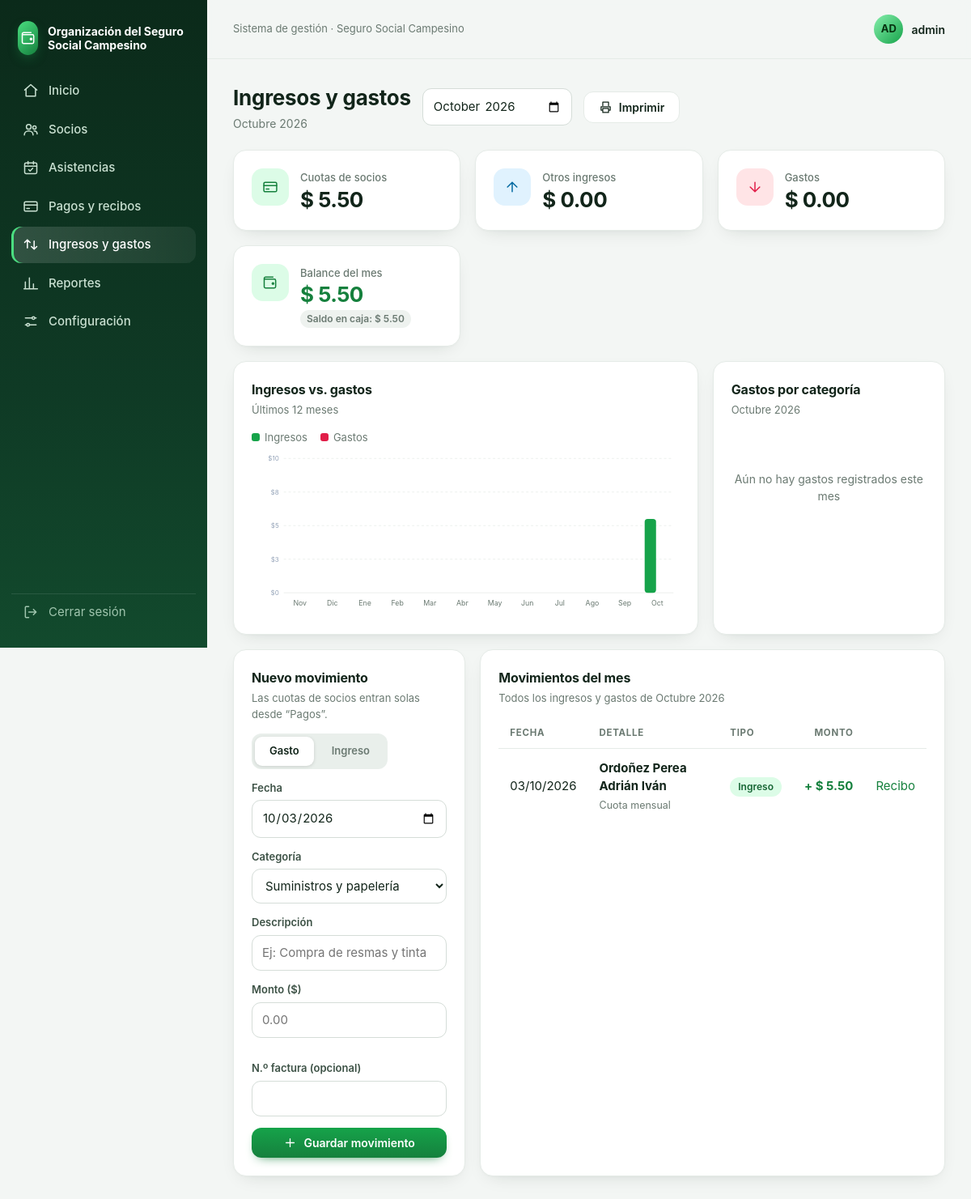
Page /finanzas (signed in) on the committed database.
### tables this page shows
CREATE TABLE config (
  clave TEXT PRIMARY KEY,
  valor TEXT NOT NULL
);

CREATE TABLE pagos (
  id INTEGER PRIMARY KEY AUTOINCREMENT,
  socio_id INTEGER NOT NULL REFERENCES socios(id),
  mes TEXT NOT NULL,
  concepto TEXT NOT NULL,
  monto REAL NOT NULL,
  fecha TEXT NOT NULL,
  forma_pago TEXT NOT NULL DEFAULT 'efectivo',
  observacion TEXT,
  anulado INTEGER NOT NULL DEFAULT 0,
  registrado_por TEXT
);

### app.py (the view)
@app.route("/finanzas")
@login_required
def finanzas():
    db = get_db()
    mes = request.args.get("mes", mes_actual())
    filas = db.execute(
        """SELECT 'pago' AS origen, p.id, p.fecha, 'ingreso' AS tipo, p.concepto AS categoria,
                  (s.apellidos || ' ' || s.nombres) AS descripcion, p.monto, p.anulado, '' AS comprobante
             FROM pagos p JOIN socios s ON s.id = p.socio_id WHERE substr(p.fecha,1,7) = ?
           UNION ALL
           SELECT 'mov', m.id, m.fecha, m.tipo, m.categoria, m.descripcion, m.monto, m.anulado,
                  COALESCE(m.comprobante, '') FROM movimientos m WHERE substr(m.fecha,1,7) = ?
           ORDER BY fecha DESC, id DESC""", (mes, mes)).fetchall()
    cuotas = sum(f["monto"] for f in filas if f["origen"] == "pago" and not f["anulado"])
    otros = sum(f["monto"] for f in filas if f["origen"] == "mov" and f["tipo"] == "ingreso" and not f["anulado"])
    gastos = sum(f["monto"] for f in filas if f["tipo"] == "gasto" and not f["anulado"])
    return render_template("finanzas.html", mes=mes, filas=filas, cuotas=cuotas, otros=otros,
                           gastos=gastos, saldo=saldo_total(), serie=serie_mensual(meses_atras(12)),
                           cats=gastos_por_categoria(mes), hoy=date.today().isoformat(),
                           cat_gasto=CATEGORIAS_GASTO, cat_ingreso=CATEGORIAS_INGRESO)

### app.py (called while the page is built)
@app.template_filter("money")
def f_money(v):
    v = float(v or 0)
    return f"-$ {abs(v):,.2f}" if v < 0 else f"$ {v:,.2f}"

@app.template_filter("fdate")
def f_fdate(s):
    try:
        y, m, d = s.split("-")
        return f"{d}/{m}/{y}"
    except Exception:
        return s or ""

@app.template_filter("mes_largo")
def f_mes_largo(ym):
    try:
        return f"{MESES[int(ym[5:7]) - 1]} {ym[:4]}"
    except Exception:
        return ym

def get_db():
    if "db" not in g:
        g.db = sqlite3.connect(DB_PATH)
        g.db.row_factory = sqlite3.Row
        g.db.execute("PRAGMA foreign_keys = ON")
    return g.db

def cfg(clave):
    r = get_db().execute("SELECT valor FROM config WHERE clave = ?", (clave,)).fetchone()
    return r["valor"] if r else ""

@app.context_processor
def inyectar():
    return {"org": cfg("organizacion")}

def login_required(f):
    @wraps(f)
    def envoltura(*a, **kw):
        if "usuario" not in session:
            return redirect(url_for("login"))
        return f(*a, **kw)
    return envoltura

def mes_actual():
    return date.today().strftime("%Y-%m")

def meses_atras(n):
    hoy = date.today()
    y, m, out = hoy.year, hoy.month, []
    for _ in range(n):
        out.append(f"{y}-{m:02d}")
        m -= 1
        if m == 0:
            m, y = 12, y - 1
    return out[::-1]

def serie_mensual(meses):
    db = get_db()
    ing = {m: 0.0 for m in meses}
    gas = {m: 0.0 for m in meses}
    desde = meses[0] + "-01"
    for r in db.execute("SELECT substr(fecha,1,7) AS m, SUM(monto) AS t FROM pagos "
                        "WHERE anulado=0 AND fecha>=? GROUP BY m", (desde,)):
        if r["m"] in ing:
            ing[r["m"]] += r["t"]
    for r in db.execute("SELECT substr(fecha,1,7) AS m, tipo, SUM(monto) AS t FROM movimientos "
                        "WHERE anulado=0 AND fecha>=? GROUP BY m, tipo", (desde,)):
        if r["m"] in ing:
            (ing if r["tipo"] == "ingreso" else gas)[r["m"]] += r["t"]
    return {"labels": [MESES[int(m[5:7]) - 1][:3] for m in meses],
            "ingresos": [round(ing[m], 2) for m in meses],
            "gastos": [round(gas[m], 2) for m in meses]}

def gastos_por_categoria(ym):
    return [{"label": r["categoria"], "value": round(r["total"], 2)} for r in get_db().execute(
        "SELECT categoria, SUM(monto) AS total FROM movimientos WHERE tipo='gasto' AND anulado=0 "
        "AND substr(fecha,1,7)=? GROUP BY categoria ORDER BY total DESC", (ym,))]

### templates/finanzas.html (shortened to what this page needs)
{% extends "base.html" %}
{% block content %}
<div class="head">
  <div><h1>Ingresos y gastos</h1><p>{{ mes|mes_largo }}</p></div>
  <form method="get" class="row noprint" style="flex:none;align-items:center"><input type="month" name="mes" value="{{ mes }}" style="margin:0" onchange="this.form.submit()"></form>
  <button class="btn ghost noprint" onclick="window.print()"><svg class="ic"><use href="#i-print"/></svg>Imprimir</button>
</div>
<div class="grid g4">
  <div class="card kpi"><div class="ico v"><svg class="ic"><use href="#i-card"/></svg></div><div><small>Cuotas de socios</small><div class="n">{{ cuotas|money }}</div></div></div>
  <div class="card kpi"><div class="ico b"><svg class="ic"><use href="#i-up"/></svg></div><div><small>Otros ingresos</small><div class="n">{{ otros|money }}</div></div></div>
  <div class="card kpi"><div class="ico r"><svg class="ic"><use href="#i-down"/></svg></div><div><small>Gastos</small><div class="n">{{ gastos|money }}</div></div></div>
  <div class="card kpi"><div class="ico {{ 'v' if cuotas + otros - gastos >= 0 else 'r' }}"><svg class="ic"><use href="#i-wallet"/></svg></div><div>
    <small>Balance del mes</small><div class="n {{ 'pos' if cuotas + otros - gastos >= 0 else 'neg' }}">{{ (cuotas + otros - gastos)|money }}</div>
    <span class="delta neu">Saldo en caja: {{ saldo|money }}</span></div></div>
</div>
<div class="grid g3">
  <div class="card">
    <h3>Ingresos vs. gastos</h3><div class="sub">Últimos 12 meses</div>
    <div class="lg"><span><i style="background:#16a34a"></i>Ingresos</span><span><i style="background:#e11d48"></i>Gastos</span></div>
    <div id="c_barras" class="chart"></div>
  </div>
  <div class="card">
    <h3>Gastos por categoría</h3><div class="sub">{{ mes|mes_largo }}</div>
    <div id="c_dona" class="chart"></div>
  </div>
</div>
<div class="grid g12">
  <form method="post" action="{{ url_for('movimiento_nuevo') }}" class="card noprint">
    <h3>Nuevo movimiento</h3><div class="sub">Las cuotas de socios entran solas desde “Pagos”.</div>
    <div class="tabs">
      <input type="radio" name="tipo" id="t_g" value="gasto" checked onchange="cats()"><label for="t_g">Gasto</label>
      <input type="radio" name="tipo" id="t_i" value="ingreso" onchange="cats()"><label for="t_i">Ingreso</label>
    </div>
    <label>Fecha</label><input type="date" name="fecha" value="{{ hoy }}" required>
    <label>Categoría</label><select name="categoria" id="categoria"></select>
    <label>Descripción</label><input name="descripcion" placeholder="Ej: Compra de resmas y tinta" required>
    <div class="row"><div><label>Monto ($)</label><input name="monto" required placeholder="0.00"></div>
      <div><label>N.º factura (opcional)</label><input name="comprobante"></div></div>
    <button class="btn" style="width:100%;justify-content:center"><svg class="ic"><use href="#i-plus"/></svg>Guardar movimiento</button>
  </form>
  <div class="card">
    <h3>Movimientos del mes</h3><div class="sub">Todos los ingresos y gastos de {{ mes|mes_largo }}</div>
    <div class="wrap"><table class="tbl">
      <thead><tr><th>Fecha</th><th>Detalle</th><th>Tipo</th><th class="r">Monto</th><th class="noprint"></th></tr></thead>
      <tbody>
      {% for f in filas %}
      <tr class="{{ 'anulado' if f.anulado }}">
        <td>{{ f.fecha|fdate }}</td>
        <td><b>{{ f.descripcion }}</b><br><small style="color:var(--muted)">{{ f.categoria }}{% if f.comprobante %} · Fact. {{ f.comprobante }}{% endif %}</small></td>
        <td><span class="badge {{ 'ok' if f.tipo == 'ingreso' else 'no' }}">{{ 'Ingreso' if f.tipo == 'ingreso' else 'Gasto' }}</span></td>
        <td class="r {{ 'pos' if f.tipo == 'ingreso' else 'neg' }}">{{ '+' if f.tipo == 'ingreso' else '−' }} {{ f.monto|money }}</td>
        <td class="noprint r">
          {% if f.origen == 'pago' %}<a href="{{ url_for('recibo', pid=f.id) }}" target="_blank">Recibo</a>
          {% elif not f.anulado %}
          <form method="post" action="{{ url_for('movimiento_anular', mid=f.id) }}" style="display:inline" onsubmit="return confirm('¿Anular este movimiento?')">
            <button style="border:0;background:none;color:#e11d48;cursor:pointer;font:inherit;padding:0">Anular</button></form>
          {% endif %}
        </td>
      </tr>
      {% else %}<tr><td colspan="5" class="vacio">No hay movimientos en este mes.</td></tr>{% endfor %}
      </tbody>
    </table></div>
  </div>
</div>
{% endblock %}

### templates/base.html (shortened to what this page needs)
<!doctype html>
<html lang="es">
<head>
</head>
<body>
{% if session.usuario %}
{% set ep = request.endpoint %}
{% macro item(eps, url, icon, label) %}<a href="{{ url }}" class="{{ 'act' if request.endpoint in eps }}"><svg class="ic"><use href="#i-{{ icon }}"/></svg>{{ label }}</a>{% endmacro %}
<div class="app">
<aside class="side">
  <div class="brand"><div class="logo"><svg class="ic"><use href="#i-wallet"/></svg></div><span>{{ org }}</span></div>
  <nav>
    {{ item(['inicio'], url_for('inicio'), 'home', 'Inicio') }}
    {{ item(['socios','socio_form','socio_detalle'], url_for('socios'), 'users', 'Socios') }}
    {{ item(['reuniones','reunion'], url_for('reuniones'), 'cal', 'Asistencias') }}
    {{ item(['pagos','pago_nuevo','recibo'], url_for('pagos'), 'card', 'Pagos y recibos') }}
    {{ item(['finanzas'], url_for('finanzas'), 'flow', 'Ingresos y gastos') }}
    {{ item(['reportes'], url_for('reportes'), 'chart', 'Reportes') }}
    {{ item(['configuracion'], url_for('configuracion'), 'set', 'Configuración') }}
  </nav>
  <a class="salir" href="{{ url_for('logout') }}"><svg class="ic"><use href="#i-out"/></svg>Cerrar sesión</a>
</aside>
<div class="main">
  <div class="top">
    <div class="t">Sistema de gestión · Seguro Social Campesino</div>
    <div class="user"><div class="avatar">{{ session.usuario[:2]|upper }}</div>{{ session.usuario }}</div>
  </div>
  <div class="content">
    {% block content %}{% endblock %}
  </div>
</div>
</div>
{% else %}
{% for cat, m in get_flashed_messages(with_categories=true) %}<div class="msg {{ cat }}" style="position:fixed;top:14px;right:14px;z-index:50">{{ m }}</div>{% endfor %}
{% block login %}{% endblock %}
{% endif %}
</body>
</html>

### rows in the picture
config: valor "Organización del Seguro Social Campesino"
pagos: usuario "admin", fecha|fdate "03/10/2026", descripcion "Ordoñez Perea Adrián Iván", categoria "Cuota mensual", tipo "Ingreso", tipo "+", monto "$ 5.50"

### other values in the picture
{{ label }} "Inicio Socios Asistencias Pagos y recibos Ingresos y gastos Reportes Configuración"
{{ session.usuario[:2]|upper }} "AD"
{{ mes|mes_largo }} "Octubre 2026"
{{ cuotas|money }} "$ 5.50"
{{ otros|money }} "$ 0.00"
{{ gastos|money }} "$ 0.00"
{{ (cuotas + otros - gastos)|money }} "$ 5.50"
{{ saldo|money }} "$ 5.50"
